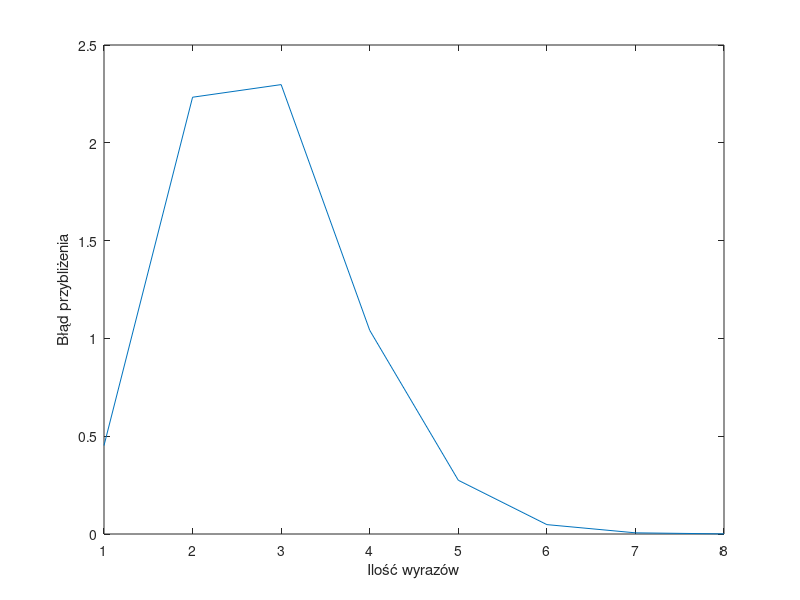

Reproduce this figure in MATLAB.
% Dominik Michalczyk
% Badanie błędu przybliżenia wzorem Taylora dla funkcji cos(A)
% gdzie A jest macierzą kadratową.
% 30.03.2022

clc; clear; close all;

K = 8; % ilość wyrazów
size = 10; % wielkość macierzy kwadratowej

A = rand(size);
X = zeros(size);
Y = funm(A, @cos);

%funm(A,fun) evaluates the user-defined function fun at the square matrix argument
Yt{1} = funm(X, @cos); %pierwszy wyraz szeregu
err(1) = max(max(abs(Yt{1} - Y)));
for n=2:K
    Yt{n} = Yt{n-1} + ((-1).^(n-1).*A^(2*(n-1)))/factorial(2*(n-1)); 
    err(n) = max(max(abs(Yt{n}-Y))); %maksymalny błąd dla każdej z macierzy
end

x = 1:K;
figure(1)
    grid on;
    plot(x,err);
    xlabel("Ilość wyrazów");
    ylabel("Błąd przybliżenia");

